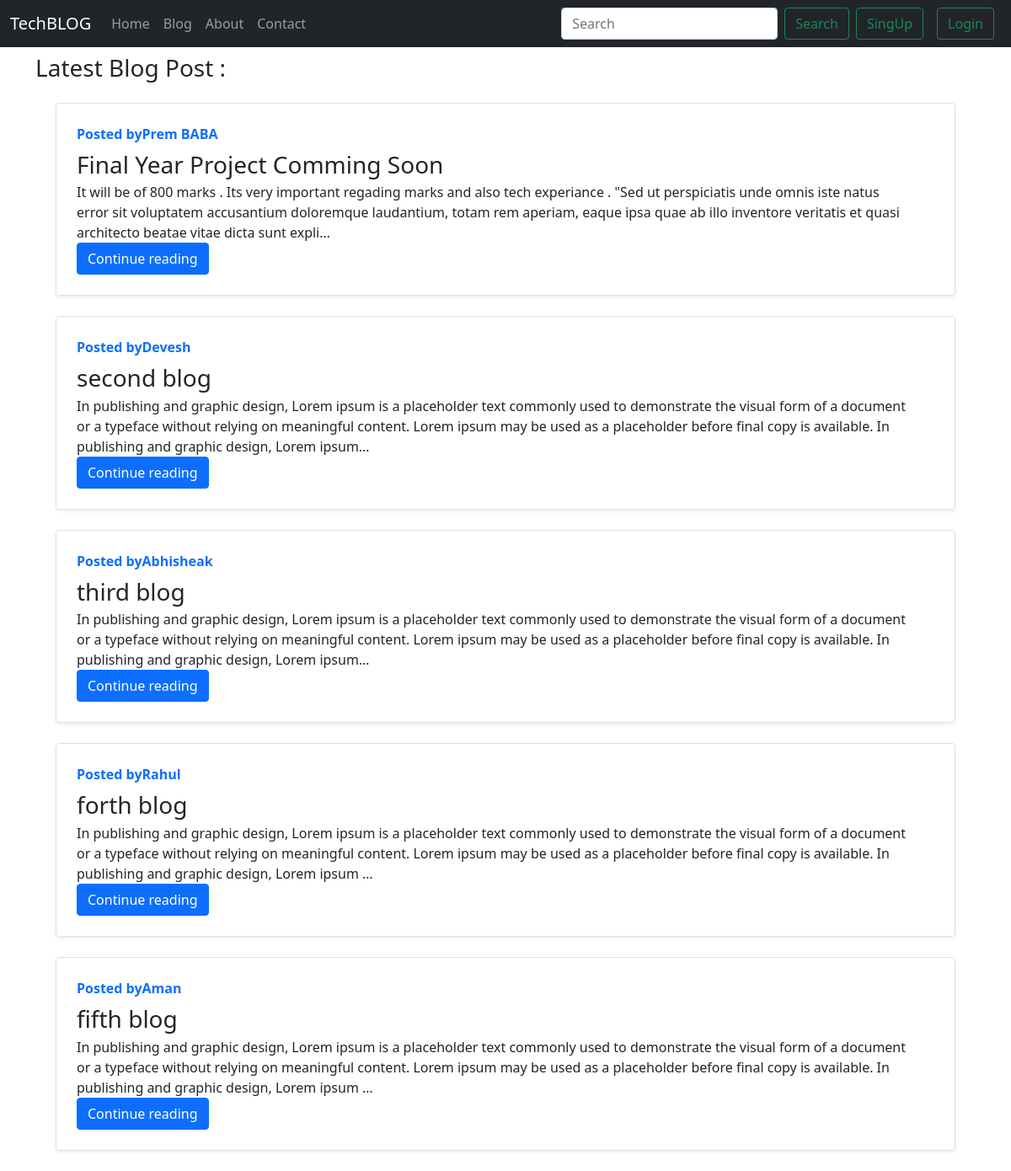
The page / on the database its author committed.
### blog/models.py (models this page shows, shortened)
class Post(models.Model):
    S_no=models.AutoField(primary_key=True)
    title=models.CharField(max_length=100)
    content=models.TextField()
    author=models.CharField(max_length=10)
    slug=models.CharField(max_length=100)
    timestamp=models.DateTimeField(blank=True)

### blog/views.py (the view)
# urls.py: url(r'^$',views.index,name='index'),
def index(request):
    allPosts =Post.objects.all()
    my_dict={'allPosts':allPosts}
    return render(request,'blog/index.html',context=my_dict)

### templates/blog/index.html (shortened to what this page needs)
{% extends 'blog/base.html' %}
{% block homeactive %} active {% endblock homeactive %}
{% block body %}
<div class="container my-2">
<h3>Latest Blog Post :</h3>
{% for post in allPosts %}
<div class="row no-guteers border rounded overflow-hidden flex-md-row m-4 shadow-sm h-md-250 position-relative">
<div class="col p-4 d-flex flex-column position-static">
    <strong class="d-inline-block mb-2 text-primary">Posted by{{post.author}}</strong>
    <h3 class="mb-0">{{post.title}}</h3>
    <p class="card-text mb-auto">{{post.content| truncatechars:300}}</p>
         <div>
    <a href="/blogpage/{{post.slug}}" role="button" class="btn btn-primary">Continue reading</a>
         </div>
  </div>
  <div class="col-auto d-none d-none d-lg-block"></div>
</div>
{% endfor %}
</div>
{% endblock body %}

### templates/blog/base.html (shortened to what this page needs)
<!doctype html>
<html lang="en">
  <head>
    <link href="https://cdn.jsdelivr.net/npm/bootstrap@5.1.0/dist/css/bootstrap.min.css" rel="stylesheet">
  </head>
  <body>
    <nav class="navbar navbar-expand-lg navbar-dark bg-dark">
        <div class="container-fluid">
          <a class="navbar-brand" href="#">TechBLOG</a>
          <div class="collapse navbar-collapse" id="navbarSupportedContent">
            <ul class="navbar-nav me-auto mb-2 mb-lg-0">
              <li class="nav-item {% block homeactive %}{% endblock homeactive %}">
                <a class="nav-link" aria-current="page" href="/">Home</a>
              </li>
              <li class="nav-item {% block blogpageactive %}{% endblock blogpageactive %}">
                <a class="nav-link" aria-current="page" href="/blogpage">Blog</a>
              </li>
              <li class="nav-item {% block aboutactive %}{% endblock aboutactive %}">
                <a class="nav-link" href="/about">About</a>
              </li>
              <li class="nav-item {% block contactactive %}{% endblock contactactive %}">
                <a class="nav-link" href="/contact">Contact</a>
              </li>
            </ul>
            <form class="d-flex {% block searchactive %}{% endblock searchactive %}" method="GET" action="/search">
              <input class="form-control me-2" type="search" placeholder="Search" name="query" id="query" aria-label="Search">
              <button class="btn btn-outline-success" type="submit">Search</button>
            </form>
            {% if user.is_authenticated %}
            <ul class="navbar-nav mr-2">
            <li class="nav-item dropdown">
              <a class="nav-link dropdown-toggle" href="#" id="navbarDropdown" role="button" data-bs-toggle="dropdown" aria-expanded="false">
                <b>welcome</b>{{request.user}}
              </a>
              <ul class="dropdown-menu" aria-labelledby="navbarDropdown">
                <li><a class="dropdown-item" href="/logout">Logout</a></li>
              </ul>
              </li>
            </ul>
            {% else %}
            <button type="button" class="btn btn-outline-success mx-2" data-bs-toggle="modal" data-bs-target="#signupModal">
              SingUp
            </button>
            <button type="button" class="btn btn-outline-success mx-2" data-bs-toggle="modal" data-bs-target="#loginModal">
              Login
            </button>
            {% endif %}
          </div>
        </div>
      </nav>
    {% block body %}
    {% endblock body %}
  </body>
</html>

### rows shown on the page
Post: author "Prem BABA", title "Final Year Project Comming Soon", content "It will be of 800 marks . Its very important regading marks and also tech experiance . \"Sed ut perspiciatis unde omnis iste natus error sit voluptatem accusantium doloremque laudantium, totam rem aperiam, eaque ipsa quae ab illo inventore veritatis et quasi architecto beatae vitae dicta sunt expli…"
Post: author "Devesh", title "second blog", content "In publishing and graphic design, Lorem ipsum is a placeholder text commonly used to demonstrate the visual form of a document or a typeface without relying on meaningful content. Lorem ipsum may be used as a placeholder before final copy is available. In publishing and graphic design, Lorem ipsum…"
Post: author "Abhisheak", title "third blog", content "In publishing and graphic design, Lorem ipsum is a placeholder text commonly used to demonstrate the visual form of a document or a typeface without relying on meaningful content. Lorem ipsum may be used as a placeholder before final copy is available. In publishing and graphic design, Lorem ipsum…"
Post: author "Rahul", title "forth blog", content "In publishing and graphic design, Lorem ipsum is a placeholder text commonly used to demonstrate the visual form of a document or a typeface without relying on meaningful content. Lorem ipsum may be used as a placeholder before final copy is available. In publishing and graphic design, Lorem ipsum …"
Post: author "Aman", title "fifth blog", content "In publishing and graphic design, Lorem ipsum is a placeholder text commonly used to demonstrate the visual form of a document or a typeface without relying on meaningful content. Lorem ipsum may be used as a placeholder before final copy is available. In publishing and graphic design, Lorem ipsum …"
